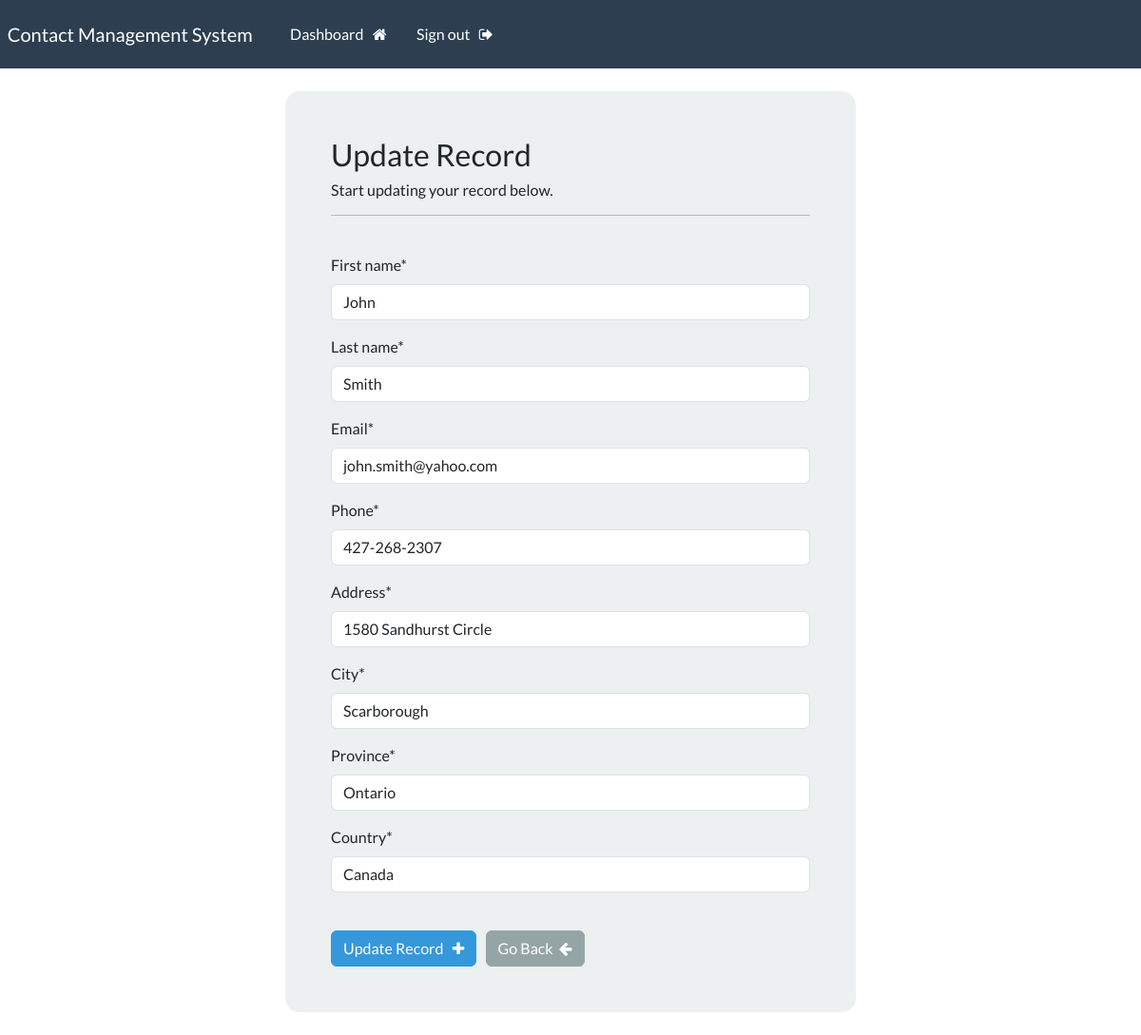
Screenshot of /update-record/4 (signed in) with the database file from the repository.
### webapp/models.py (models this page shows, shortened)
class Record(models.Model):
    creation_date = models.DateTimeField(auto_now_add=True)
    first_name = models.CharField(max_length=100)
    last_name = models.CharField(max_length=100)
    email = models.CharField(max_length=255)
    phone = models.CharField(max_length=20)
    address = models.CharField(max_length=300)
    city = models.CharField(max_length=255)
    province = models.CharField(max_length=200)
    country = models.CharField(max_length=125)

### webapp/views.py (the view)
# urls.py: path('update-record/<int:pk>',views.update_record, name="update-record"),
@login_required(login_url='my-login')
def update_record(request, pk):
    record = Record.objects.get(id=pk)
    form = UpdateRecordForm(instance=record)
    if request.method == "POST":
        form = UpdateRecordForm(request.POST , instance=record)
        if form.is_valid():
            form.save()
            messages.success(request, "Record updated successfully!")
            return redirect("dashboard")
    context = {'form': form}
    return render(request, 'webapp/update-record.html', context)

### webapp/forms.py
class UpdateRecordForm(forms.ModelForm):
    class Meta:
        model = Record
        fields = ['first_name' , 'last_name', 'email','phone','address','city','province','country']

### webapp/templates/webapp/update-record.html (shortened to what this page needs)
{% extends 'webapp/base.html' %}
{% load crispy_forms_tags %}
{% block content %}
<body>
    <div class="container bg-light shadow-md p-5 form-layout">
        <h3> Update Record</h3>
        <h6>Start updating your record below.</h6>
        <hr>
        <br>
        <form method="post">
            {{ form|crispy }}
            <br>
            <button type="submit" class="btn btn-info">Update Record &nbsp; <i class="fa fa-plus"></i></button>
            &nbsp; <a href="{% url 'dashboard' %}" class="btn btn-secondary"> Go Back &nbsp;<i class="fa fa-arrow-left"></i> </a>
        </form>
        </div>
        <br>
</body>
{% endblock %}

### static/css/styles.css (style rules this page uses)
.form-layout { border-radius: 15px; width: 600px; }

### rows the page displays
Record: first_name "John", last_name "Smith", email "john.smith@yahoo.com", phone "427-268-2307", address "1580 Sandhurst Circle", city "Scarborough", province "Ontario", country "Canada"
